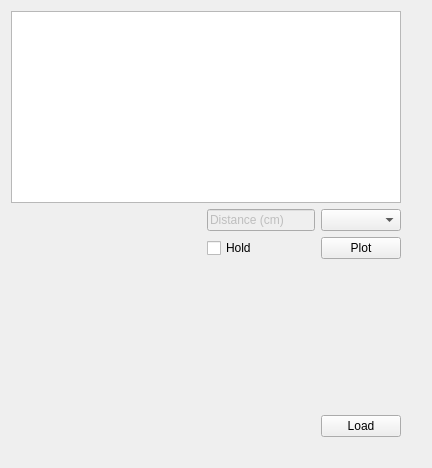
                  <widget class="QWidget" name="Brachy_tab_46">
                   <attribute name="title">
                    <string>Anisotropy</string>
                   </attribute>
                   <layout class="QGridLayout" name="gridLayout_53">
                    <item row="4" column="7">
                     <widget class="QComboBox" name="Brachy_ani_dist_list"/>
                    </item>
                    <item row="8" column="8">
                     <spacer name="verticalSpacer_17">
                      <property name="orientation">
                       <enum>Qt::Orientation::Vertical</enum>
                      </property>
                      <property name="sizeHint" stdset="0">
                       <size>
                        <width>20</width>
                        <height>40</height>
                       </size>
                      </property>
                     </spacer>
                    </item>
                    <item row="12" column="3">
                     <spacer name="horizontalSpacer_56">
                      <property name="orientation">
                       <enum>Qt::Orientation::Horizontal</enum>
                      </property>
                      <property name="sizeHint" stdset="0">
                       <size>
                        <width>40</width>
                        <height>20</height>
                       </size>
                      </property>
                     </spacer>
                    </item>
                    <item row="1" column="8">
                     <spacer name="verticalSpacer_13">
                      <property name="orientation">
                       <enum>Qt::Orientation::Vertical</enum>
                      </property>
                      <property name="sizeHint" stdset="0">
                       <size>
                        <width>20</width>
                        <height>40</height>
                       </size>
                      </property>
                     </spacer>
                    </item>
                    <item row="3" column="8">
                     <spacer name="verticalSpacer_15">
                      <property name="orientation">
                       <enum>Qt::Orientation::Vertical</enum>
                      </property>
                      <property name="sizeHint" stdset="0">
                       <size>
                        <width>20</width>
                        <height>40</height>
                       </size>
                      </property>
                     </spacer>
                    </item>
                    <item row="4" column="6">
                     <widget class="QLineEdit" name="Brachy_ani_dist_label">
                      <property name="enabled">
                       <bool>false</bool>
                      </property>
                      <property name="text">
                       <string>Distance (cm)</string>
                      </property>
                     </widget>
                    </item>
                    <item row="0" column="0" rowspan="4" colspan="8">
                     <widget class="QTableWidget" name="Brachy_ani_table"/>
                    </item>
                    <item row="10" column="8">
                     <spacer name="verticalSpacer_18">
                      <property name="orientation">
                       <enum>Qt::Orientation::Vertical</enum>
                      </property>
                      <property name="sizeHint" stdset="0">
                       <size>
                        <width>20</width>
                        <height>40</height>
                       </size>
                      </property>
                     </spacer>
                    </item>
                    <item row="12" column="7">
                     <spacer name="horizontalSpacer_57">
                      <property name="orientation">
                       <enum>Qt::Orientation::Horizontal</enum>
                      </property>
                      <property name="sizeHint" stdset="0">
                       <size>
                        <width>40</width>
                        <height>20</height>
                       </size>
                      </property>
                     </spacer>
                    </item>
                    <item row="0" column="8">
                     <spacer name="verticalSpacer_12">
                      <property name="orientation">
                       <enum>Qt::Orientation::Vertical</enum>
                      </property>
                      <property name="sizeHint" stdset="0">
                       <size>
                        <width>20</width>
                        <height>40</height>
                       </size>
                      </property>
                     </spacer>
                    </item>
                    <item row="12" column="6">
                     <spacer name="horizontalSpacer_58">
                      <property name="orientation">
                       <enum>Qt::Orientation::Horizontal</enum>
                      </property>
                      <property name="sizeHint" stdset="0">
                       <size>
                        <width>40</width>
                        <height>20</height>
                       </size>
                      </property>
                     </spacer>
                    </item>
                    <item row="12" column="0">
                     <spacer name="horizontalSpacer_55">
                      <property name="orientation">
                       <enum>Qt::Orientation::Horizontal</enum>
                      </property>
                      <property name="sizeHint" stdset="0">
                       <size>
                        <width>40</width>
                        <height>20</height>
                       </size>
                      </property>
                     </spacer>
                    </item>
                    <item row="12" column="5">
                     <spacer name="horizontalSpacer_59">
                      <property name="orientation">
                       <enum>Qt::Orientation::Horizontal</enum>
                      </property>
                      <property name="sizeHint" stdset="0">
                       <size>
                        <width>40</width>
                        <height>20</height>
                       </size>
                      </property>
                     </spacer>
                    </item>
                    <item row="2" column="8">
                     <spacer name="verticalSpacer_14">
                      <property name="orientation">
                       <enum>Qt::Orientation::Vertical</enum>
                      </property>
                      <property name="sizeHint" stdset="0">
                       <size>
                        <width>20</width>
                        <height>40</height>
                       </size>
                      </property>
                     </spacer>
                    </item>
                    <item row="6" column="8">
                     <spacer name="verticalSpacer_16">
                      <property name="orientation">
                       <enum>Qt::Orientation::Vertical</enum>
                      </property>
                      <property name="sizeHint" stdset="0">
                       <size>
                        <width>20</width>
                        <height>40</height>
                       </size>
                      </property>
                     </spacer>
                    </item>
                    <item row="12" column="4">
                     <spacer name="horizontalSpacer_60">
                      <property name="orientation">
                       <enum>Qt::Orientation::Horizontal</enum>
                      </property>
                      <property name="sizeHint" stdset="0">
                       <size>
                        <width>40</width>
                        <height>20</height>
                       </size>
                      </property>
                     </spacer>
                    </item>
                    <item row="11" column="7">
                     <widget class="QPushButton" name="Brachy_load_ani">
                      <property name="text">
                       <string>Load</string>
                      </property>
                     </widget>
                    </item>
                    <item row="5" column="7">
                     <widget class="QPushButton" name="Brach_plot_ani">
                      <property name="text">
                       <string>Plot</string>
                      </property>
                     </widget>
                    </item>
                    <item row="5" column="6">
                     <widget class="QCheckBox" name="Brachy_ani_plot_hold">
                      <property name="text">
                       <string>Hold</string>
                      </property>
                     </widget>
                    </item>
                    <item row="4" column="0" rowspan="8" colspan="6">
                     <widget class="QWidget" name="Brachy_ani_axes" native="true"/>
                    </item>
                   </layout>
                  </widget>
